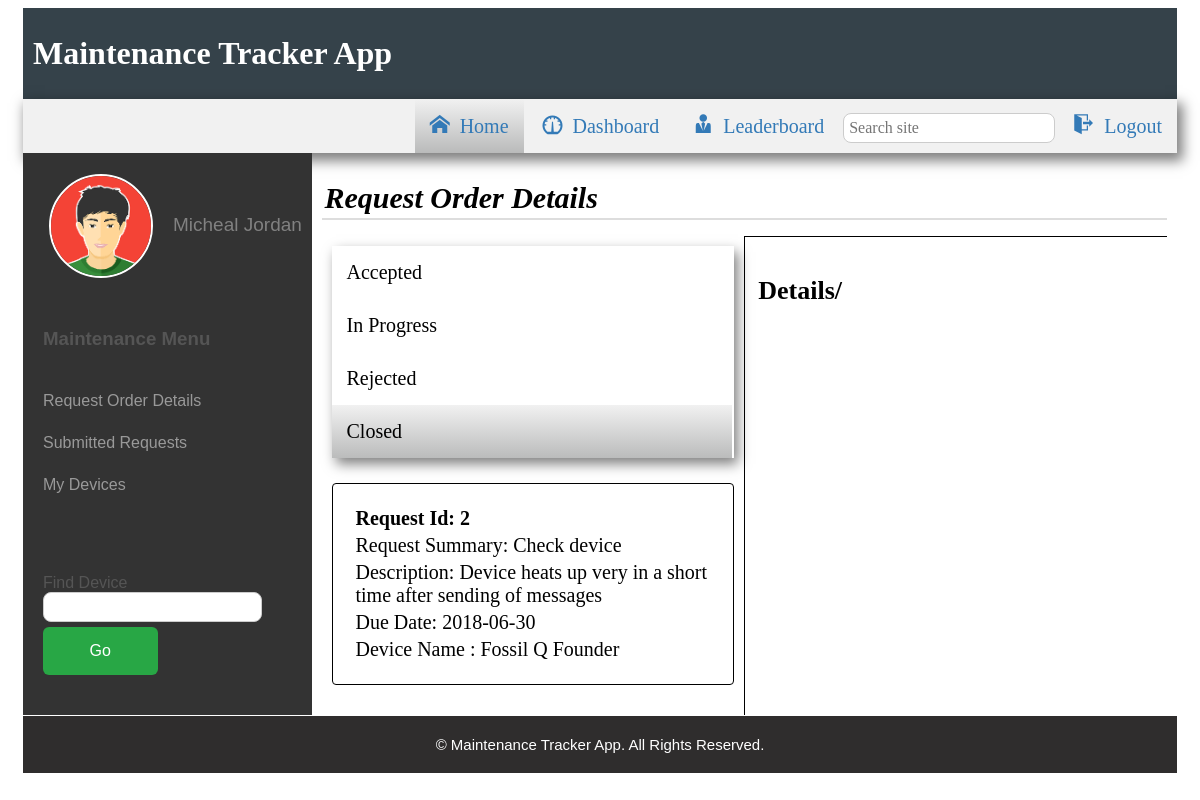
Screenshot of /view/requestOrderClosed.php (signed in) with the database file from the repository.
### tables this page shows
CREATE TABLE `requests` (
  `OrderId` int(20) NOT NULL,
  `OrderTitle` varchar(6000) NOT NULL,
  `OrderDesc` varchar(6000) NOT NULL,
  `DueDate` date NOT NULL,
  `DeviceName` varchar(400) NOT NULL,
  `Status` varchar(400) NOT NULL,
  `UserId` int(20) NOT NULL,
  `DeviceId` int(20) NOT NULL
);

### view/requestOrderClosed.php (called while the page is built, shortened)
<?php
	include '../includes/dbconnection.php';
	include '../includes/user.inc.php';
	include '../includes/requests.inc.php';
	include '../functions/headers.php';
	include '../functions/navigations.php';
	require_once '../functions/content.inc.php';
	display_requestDetails_menu4();
	display_requestDetails_content(4);
	include '../includes/footer-2.php';
?>

### includes/dbconnection.php (called while the page is built, shortened)
<?php
class Database
{
	private $servername = 'localhost';
	private $username = 'id6457595_root';
	private $password = 'emmanuelnika';
	private $dbname = 'app_tracker';
  	public function connect()
  	{
    	$connection = new mysqli($this->servername,
    	  $this->username, $this->password, $this->dbname);
    	return $connection;
  	}
}
?>

### includes/requests.inc.php (called while the page is built, shortened)
<?php
class Request extends User
{
	public function viewRequestDet($userId, $status)
	{
		$result = mysqli_query($this->connect(),"SELECT * FROM requests WHERE Status='$status' AND UserId='$userId'");
		return $result;
	}
}

### functions/content.inc.php (the view, shortened to what this page needs)
<?php
    function display_requestDetails_menu4() {
        echo '
            <div class="body-content">
                <h2>Request Order Details</h2>
                <div class="content-container">
                    <div class="tb1">
                        <div class="assets-menu">
                            <ul class="assets-nav">
                                <li><a class="btn2 btn2-2" href="requestOrder.php">Accepted</a></li>
                                <li><a class="btn2 btn2-2" href="requestOrderInProgress.php">In Progress</a></li>
                                <li><a class="btn2 btn2-2" href="requestOrderRejected.php">Rejected</a></li>
                                <li><a class="btn2 btn2-2 active-2" href="requestOrderClosed.php">Closed</a></li>
                            </ul>
                        </div>
                        ';
    }
    function display_requestDetails_content($num) {
                        echo "<div style='padding-top: 25px'></div>";
                            $userObject = new Request();
                            $userId = $_SESSION['login_id'];
                            if ($num == 4) {
                                $result = $userObject->viewRequestDet($userId, $status='Closed');
                                if (mysqli_num_rows($result) > 0) {
                                    while($row = mysqli_fetch_assoc($result)) {
                                        echo "<table class='table'>
                                                <tr>
                                                    <th>Request Id: ". $row["OrderId"]. "</th>
                                                </tr>
                                                <tr>
                                                    <td>Request Summary: " . $row["OrderTitle"]. "</td>
                                                </tr>
                                                <tr>
                                                    <td>Description: " . $row["OrderDesc"]. "</td>
                                                </tr>
                                                <tr>
                                                    <td>Due Date: " . $row["DueDate"]. "</td>
                                                </tr>
                                                <tr>
                                                    <td>Device Name : " . $row["DeviceName"]. "</td>
                                                </tr>
                                            </table>";
                                    }
                                } else {
                                    echo "<div class='not-found'> No requests available yet</div>";
                                }
                            }
                        echo "
                                </div>
                                <div class='tb2'>
                                    <h3>Details/</h3>
                                </div>
                            </div>
                          </div>
                    </div>
                    ";
    }
?>

### assets/css/userstyle.css (style rules this page uses)
ul { list-style-type: none; margin: 0; padding: 0; background-color: #f1f1f1; }
.body-content { grid-area: content2; color: #000; padding: 0px 10px; }
.body-content h2 { font-weight: bold; font-style: italic; border-bottom: 2px solid #ddd; margin-bottom: 16px !important; font-size: 30px; padding: 3px; }
.body-content h3 { font-weight: bold; margin-bottom: 16px !important; font-size: 26px; padding: 3px; }
a { color: #337ab7; text-decoration: none; background-color: transparent; }
ul { background: transparent; }
.btn2 { -webkit-transition-duration: 0.4s; transition-duration: 0.4s; border-radius: 8px; }
.content-container { display: grid; grid-template-columns: 2fr 2fr; grid-template-areas: "table1 table2"; }
.tb1 { grid-area: table1; padding: 10px; }
.tb2 { grid-area: table2; padding: 10px; border-top: 1px solid #000; border-left: 1px solid #000; }
.assets-menu { display: block; box-shadow: 4px 6px 12px 0px rgba(0, 0, 0, 0.5); }
.assets-nav { list-style-type: none; text-align: left; margin: 0px; padding: 0px; font-size: 20px; }
.assets-nav li { cursor: pointer; display: inline; vertical-align: middle; }
.assets-nav li a { display: inline-block; color: #000; text-decoration: none; vertical-align: middle; padding: 15px; }
@media (max-width: 1280px) { .assets-nav li { display: block; } }
@media (max-width: 1280px) { .assets-nav li a { margin: 0px; width: 92%; padding: 15px; } }
.active-2 { background: linear-gradient( #f1f1f1, rgba(180, 181, 181, 0.91)); border-radius: 0px; }
.table, .not-found { border: 1px solid #000; border-radius: 4px; padding: 20px; margin: 0px 0px 20px 0px; font-size: 20px; text-align: left; }
.table { width: 100%; }

### rows the page displays
requests: OrderId "2", OrderTitle "Check device", OrderDesc "Device heats up very in a short time after sending of messages", DueDate "2018-06-30", DeviceName "Fossil Q Founder"

### other values shown
$login_session "Micheal Jordan"
